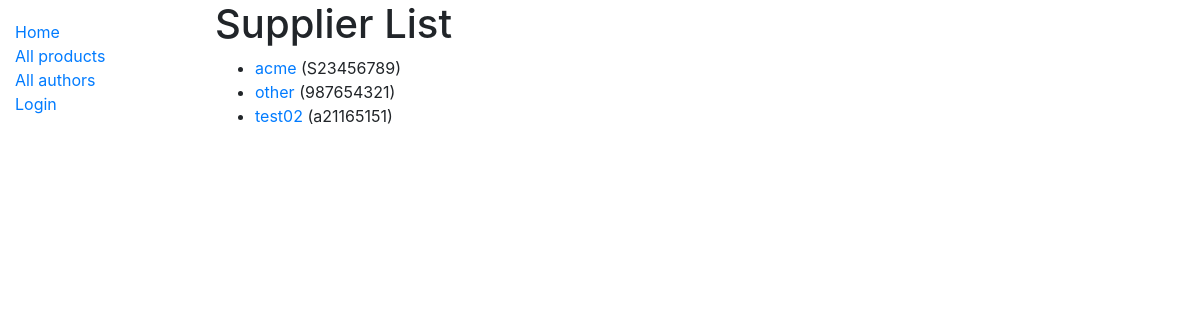
The app's page /inventory/suppliers/ with its own data.
### inventory/models.py (models this page shows, shortened)
class Supplier(models.Model):
    business_name = models.CharField(max_length=100)
    business_email = models.EmailField(max_length=100)
    cif = models.CharField(max_length=9)
    class Meta:
        ordering = ['business_name', 'cif']
    def get_absolute_url(self):
        return reverse('supplier-detail', args=[str(self.id)])

### inventory/views.py (the view)
# urls.py: path('suppliers/', views.SupplierListView.as_view(), name='suppliers'),
class SupplierListView(generic.ListView):
    model = Supplier
    paginate_by = 20

### inventory/templates/inventory/supplier_list.html
{% extends "base_generic.html" %}
{% block content %}
    <h1>Supplier List</h1>
    {% if supplier_list %}
        <ul>
            {% for supplier in supplier_list %}
            <li>
                <a href="{{ supplier.get_absolute_url }}">{{ supplier.business_name }}</a> ({{ supplier.cif }})
            </li>
            {% endfor %}
        </ul>
    {% else %}
        <p>There are no suppliers.</p>
    {% endif %}
{% endblock %}

### records on screen
Supplier: business_name "acme", cif "S23456789"
Supplier: business_name "other", cif "987654321"
Supplier: business_name "test02", cif "a21165151"
